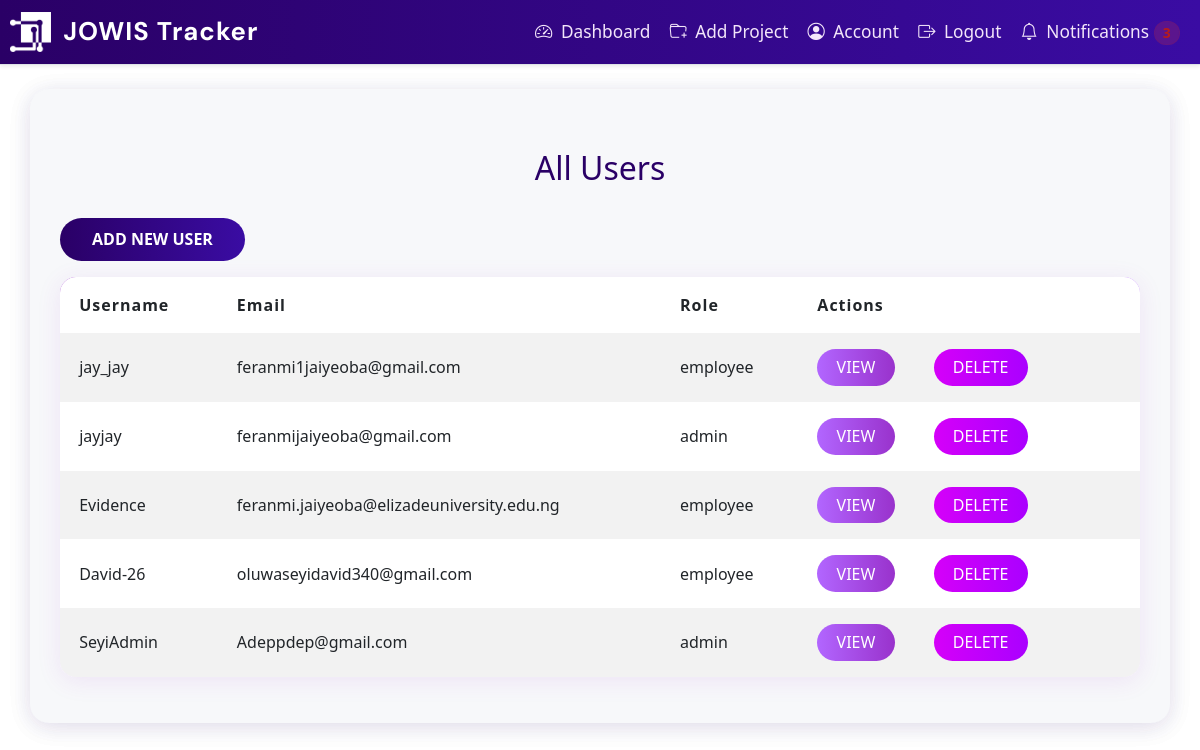
The app's page /admin/users (signed in), older data.
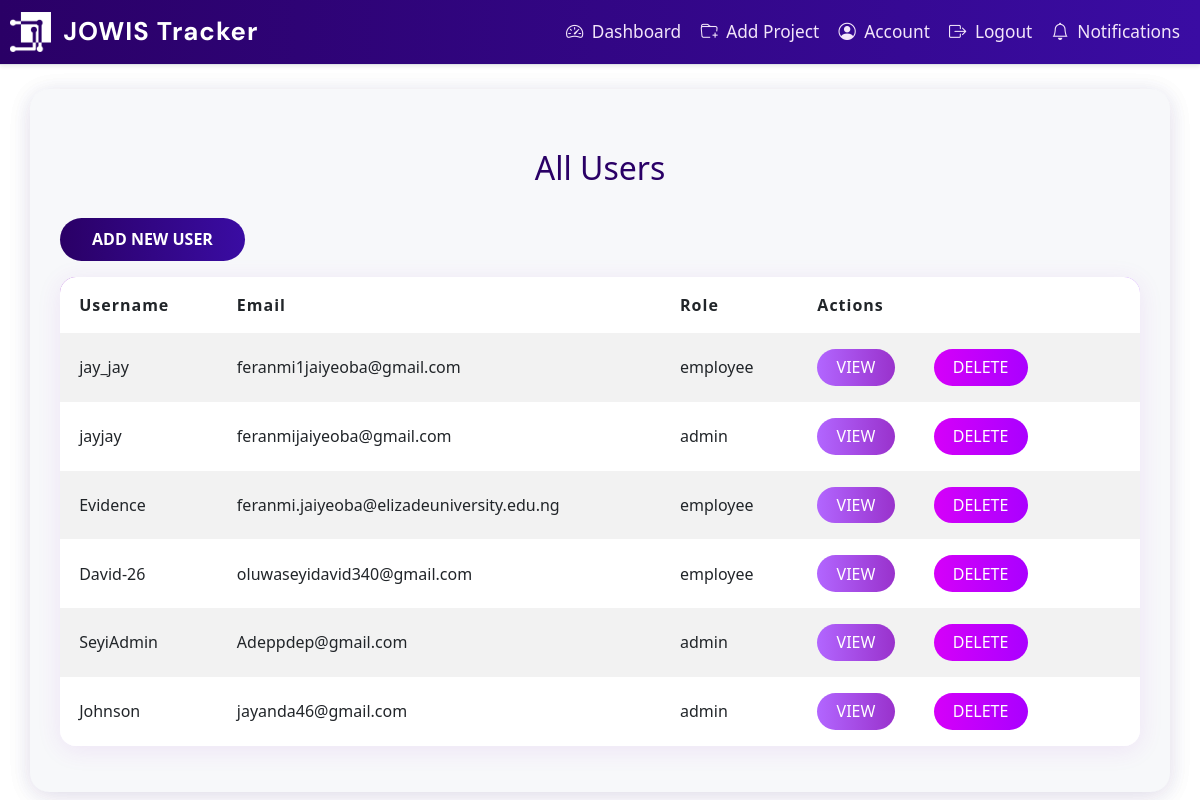
The same page, newer data.
### app/dbmodels.py (models this page shows, shortened)
class User(db.Model, UserMixin):
    id = db.Column(db.Integer, primary_key=True)
    username = db.Column(db.String(150), unique=True, nullable=False)
    email = db.Column(db.String(150), unique=True, nullable=False)
    password_hash = db.Column(db.String(150), nullable=False)
    tasks = db.relationship("Task", backref="assigned_to", cascade='all, delete-orphan',passive_deletes=True)
    role = db.Column(db.String(50), nullable=False, default="employee") # or admin
    must_change_password = db.Column(db.Boolean, default=True)
    projects = db.relationship(
        'Project',
        secondary=project_users,
        back_populates='users'
    )
    reset_code = db.Column(db.String(8), nullable=True)
    reset_code_expiry = db.Column(db.DateTime, nullable=True)

### app/routes.py (the view)
@main.route('/admin/users')
@login_required
def admin_users():
    if current_user.role != "admin":
        abort(403)
    users = User.query.all()
    return render_template('admin_users.html', users=users)

### app/__init__.py (called while the page is built)
def create_app():
    app= Flask(__name__)
    app.config.from_object("config.Config") # load app config from config.py
    db.init_app(app)
    migrate.init_app(app, db)
    login_manager.init_app(app)
    mail.init_app(app)
    scheduler.init_app(app)
    scheduler.start()
    from . import jobs  # <-- Import jobs to register them
    from .admin import init_admin
    init_admin(app)
    login_manager.login_view = "main.login"
    login_manager.login_message_category ="info"
    from .dbmodels import User
    @login_manager.user_loader
    def load_user(user_id):
        return User.query.get(int(user_id))
    from .routes import main
    app.register_blueprint(main)
    @app.errorhandler(403)
    def forbidden(e):
        return render_template("403.html"), 403
    return app

### app/templates/admin_users.html
{% extends "base.html" %} {% block content %}
<div class="container mt-4">
  <h2>All Users</h2>
  <a href="{{ url_for('main.admin_create_user') }}" class="btn btn-success mb-3">Add New User</a>
  <table class="table table-striped">
    <thead>
      <tr>
        <th>Username</th>
        <th>Email</th>
        <th>Role</th>
        <th>Actions</th>
      </tr>
    </thead>
    <tbody>
      {% for user in users %}
      <tr>
        <td>{{ user.username }}</td>
        <td>{{ user.email }}</td>
        <td>{{ user.role }}</td>
        <td>
          <a
            href="{{ url_for('main.view_user', user_id=user.id) }}"
            class="btn btn-info btn-sm"
            >View</a
          >
          <form
            action="{{ url_for('main.delete_user', user_id=user.id) }}"
            method="POST"
            style="display: inline"
          >
            <button
              type="submit"
              class="btn btn-danger btn-sm"
              onclick="return confirm('Delete this user?');"
            >
              Delete
            </button>
          </form>
        </td>
      </tr>
      {% endfor %}
    </tbody>
  </table>
</div>
{% endblock %}

Row changes from the older to the newer data that the page shows:
added User: username "Johnson", email "jayanda46@gmail.com", role "admin"
